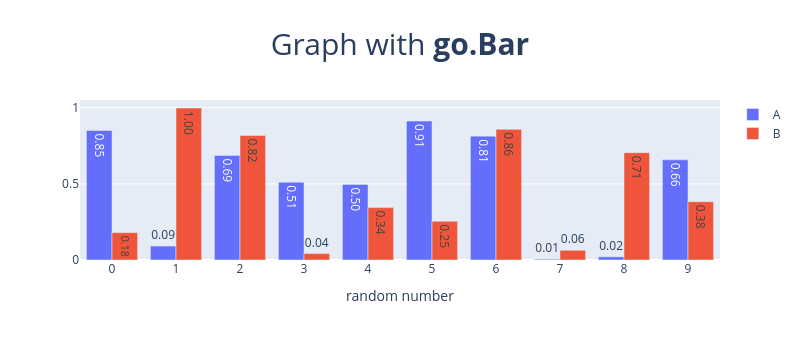

The cell this chart's notebook holds for it:
### Code cell
import pandas as pd
import plotly.graph_objects as go
import numpy as np

# 50행 × 2열 랜덤 데이터
df = pd.DataFrame(np.random.rand(10, 2), columns=["A", "B"])

fig = go.Figure()
fig.add_trace(
    go.Bar(
        x=df.index, y=df["A"], name="A", text=df["A"], textposition="auto", texttemplate="%{y:.2f}"
    )
)
fig.add_trace(
    go.Bar(
        x=df.index, y=df["B"], name="B", text=df["B"], textposition="auto", texttemplate="%{y:.2f}"
    )
)

fig.update_layout(
    {
        "title": {
            "text":"Graph with <b>go.Bar</b>",
            "x" : 0.5,
            "y" : 0.9,
            "font" : {
                "size" : 30
            }
        },
        "xaxis": {
            "title" : "random number",
            "showticklabels" : True,
            "dtick": 1
        },
        "width":800,
        "height":340
    }
)

fig.show()

### Figure 1 — Plotly figure (JSON) as saved in the notebook; plotly's stock layout.template omitted (floating-point values rounded to 4 significant figures)
{"data": [{"name": "A", "text": [0.8506, 0.09164, 0.6869, 0.5109, 0.4966, 0.9126, 0.8137, 0.005129, 0.02093, 0.6579], "textposition": "auto", "texttemplate": "%{y:.2f}", "type": "bar", "x": [0, 1, 2, 3, 4, 5, 6, 7, 8, 9], "y": [0.8506, 0.09164, 0.6869, 0.5109, 0.4966, 0.9126, 0.8137, 0.005129, 0.02093, 0.6579]}, {"name": "B", "text": [0.1796, 0.9985, 0.8175, 0.04252, 0.3441, 0.2543, 0.8581, 0.06393, 0.7051, 0.3828], "textposition": "auto", "texttemplate": "%{y:.2f}", "type": "bar", "x": [0, 1, 2, 3, 4, 5, 6, 7, 8, 9], "y": [0.1796, 0.9985, 0.8175, 0.04252, 0.3441, 0.2543, 0.8581, 0.06393, 0.7051, 0.3828]}], "layout": {"height": 340, "title": {"font": {"size": 30}, "text": "Graph with <b>go.Bar</b>", "x": 0.5, "y": 0.9}, "width": 800, "xaxis": {"dtick": 1, "showticklabels": true, "title": {"text": "random number"}}}}
